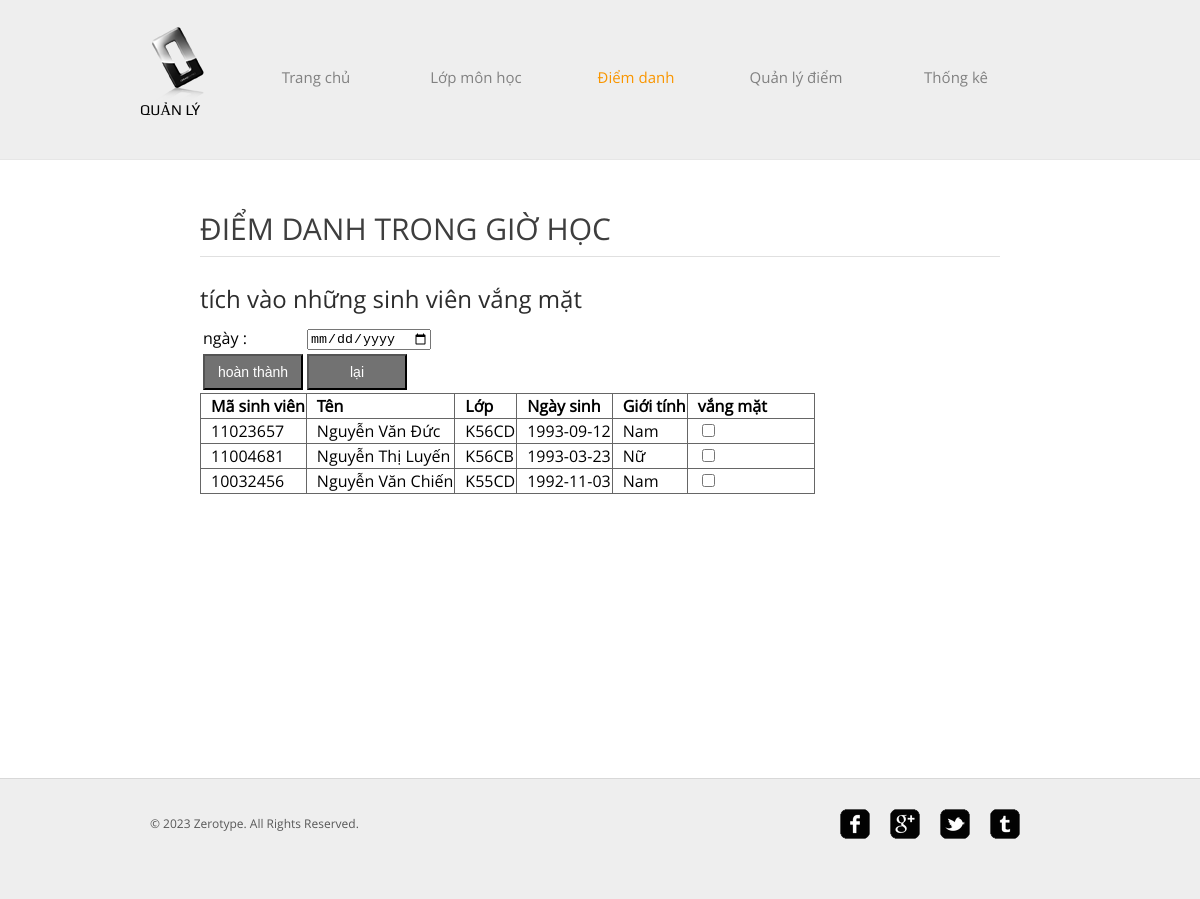
/zerotype_x/random_dd.php?ip_mh=INT3219, run on the app's committed database.
### tables this page shows
CREATE TABLE IF NOT EXISTS `sinhvien` (
  `Masinhvien` varchar(20) NOT NULL,
  `Lop` varchar(20) NOT NULL,
  `MaLop` varchar(20) NOT NULL,
  `Ten` varchar(20) NOT NULL,
  `Ngaysinh` date NOT NULL,
  `chuyencan` int(100) NOT NULL,
  `sex` varchar(10) NOT NULL,
  `tongket` float NOT NULL,
  PRIMARY KEY (`Masinhvien`,`MaLop`)
);

### zerotype_x/random_dd.php (the view, shortened to what this page needs)
<!DOCTYPE HTML>
<html>
<head>
	<link rel="stylesheet" href="css/style.css" type="text/css">
</head>
<body>
	<div id="header">
		<div>
			<div class="logo">
				<a href="index.php">Quản lý</a>
			</div>
			<ul id="navigation">
				<li >
					<a href="index.php">Trang chủ</a>
				</li>
				<li>
					<?php echo "<a href='object.php?ip_mh=$_GET[ip_mh]'>Lớp môn học</a>";?>
				</li>
				<li class="active">
					<?php echo "<a href='news.php?ip_mh=$_GET[ip_mh]'>Điểm danh</a>";?>
				</li>
				<li >
					<?php echo "<a href='ponits.php?ip_mh=$_GET[ip_mh]'>Quản lý điểm</a>";?>
				</li>
				<li>
					<?php echo "<a href='contact.php?ip_mh=$_GET[ip_mh]'> Thống kê</a>";?>
				</li>
			</ul>
		</div>
	</div>
	<div id="contents">
		<div id="about">
			<h1> ĐIỂM DANH TRONG GIỜ HỌC </h1>
			<h2> tích vào những sinh viên vắng mặt </h2>
			<form method="post" <?php echo "action='random_dd0.php?ip_mh=$_GET[ip_mh]'";?> id="random_dd">
				<table>
                <tr> <td><label> ngày : </label></td>
                <td><input type="date" name="date" id="date"> </input></td>
                </tr>
				<tr>
                	<td><input type="submit" value="hoàn thành" class="more"/> </td>
					 <td><input type="reset" value="lại" class="more"/> </td>
                     </tr>
				</table>
			<table border="1" align="left" bordercolor="#000000"  id="table">
					<tr>
						<td><strong> Mã sinh viên</strong></td>
						<td><strong> Tên </strong></td>
						<td><strong> Lớp </strong></td>
						<td><strong> Ngày sinh </strong></td>
						<td><strong> Giới tính</strong></td>
						<td><strong> vắng mặt &nbsp; &nbsp;&nbsp;&nbsp;&nbsp;&nbsp;&nbsp;&nbsp;&nbsp;</strong></td>
						</tr>
					<?php
						$sql="select * from  sinhvien where Malop='$_GET[ip_mh]'";
						$query=mysql_query($sql);
							 while($row=mysql_fetch_array($query))
								{
									echo "<tr>
											<td>$row[Masinhvien]</td>
											<td>$row[Ten]</td>
											<td>$row[Lop]</td>
											<td>$row[Ngaysinh]</td>
											<td>$row[sex]</td>
											<td><input type='checkbox' name='check[]' value='".$row[Masinhvien]."'/>  </td>
											</tr>";
								}
					?>
				</table>
			</form>
		</div>
	</div>
	<div id="footer">
		<div class="clearfix">
			<div id="connect">
				<a href="http://freewebsitetemplates.com/go/facebook/" target="_blank" class="facebook"></a><a href="http://freewebsitetemplates.com/go/googleplus/" target="_blank" class="googleplus"></a><a href="http://freewebsitetemplates.com/go/twitter/" target="_blank" class="twitter"></a><a href="http://www.freewebsitetemplates.com/misc/contact/" target="_blank" class="tumbler"></a>
			</div>
			<p>
				© 2023 Zerotype. All Rights Reserved.
			</p>
		</div>
	</div>
</body>
</html>

### zerotype_x/css/style.css (style rules this page uses)
body { background-color: #fff; font-family: 'OpenSans'; margin: 0; }
.clearfix:after, #contents:after { clear:both; content:""; display:block; height:1%; line-height:0; visibility:hidden; }
#header { background-color: #eee; border-bottom: 1px solid #e6e6e6; padding: 27px 0; }
#header > div, #footer > div { width: 920px; margin: 0 auto; padding: 0 20px; }
#header .logo { float: left; margin-right: 20px; }
#header .logo a { background: url(../images/logo.png) no-repeat center top; color: #000; display: block; font: 15px/30px 'Play'; height: 20px; width: 76px; padding-top: 68px; text-decoration: none; text-transform: uppercase; }
#navigation { display: inline-block; list-style: none; line-height: 100px; margin: 0; padding: 0; }
#navigation li { float: left; width: 160px; text-align: center; }
#navigation li a { color: #818181; font-size: 15px; line-height: 30px; text-decoration: none; }
#navigation li.active a { color: #f99600; }
#contents { min-height: 510px; width: 880px; margin: 0 auto; padding: 54px 40px; }
h1 { color: #3e3e3e; font-size: 30px; font-weight: normal; line-height: 30px; margin: 0 0 30px; }
h2 { color: #2c2c2c; font-size: 24px; font-weight: normal; line-height: 24px; margin: 0 0 12px; }
p { color: #585858; font-size: 16px; line-height: 24px; margin: 0 0 30px; }
.more { background-color: #727272; color: #fff; display: inline-block; font-size: 14px; line-height: 30px; width: 100px; text-align: center; text-decoration: none; }
#about { width: 800px; margin: 0 auto; }
#about h1, .section h1 { border-bottom: 1px solid #e0e0e0; padding-bottom: 12px; }
#footer { background-color: #eee; border-top: 1px solid #d8d8d8; padding: 30px 0; }
#footer p { font-size: 12px; line-height: 30px; padding-left: 10px; }
#connect { float: right; display: inline-block; margin-right: 30px; }
#connect a { background: url(../images/icons.png) no-repeat; display: inline-block; height: 30px; width: 30px; margin: 0 10px; }
#connect a.googleplus { background-position: 0 -40px; }
#connect a.twitter { background-position: 0 -80px; }
#connect a.tumbler { background-position: 0 -120px; }
#table { border-color:#666; border-width:thin; border-collapse:collapse; }
#table tr { border:1px solid:#990; }
#table td { padding-left:10px; }

### data on the page
sinhvien: Masinhvien "11023657", Ten "Nguyễn Văn Đức", Lop "K56CD", Ngaysinh "1993-09-12", sex "Nam"
sinhvien: Masinhvien "11004681", Ten "Nguyễn Thị Luyến", Lop "K56CB", Ngaysinh "1993-03-23", sex "Nữ"
sinhvien: Masinhvien "10032456", Ten "Nguyễn Văn Chiến", Lop "K55CD", Ngaysinh "1992-11-03", sex "Nam"
